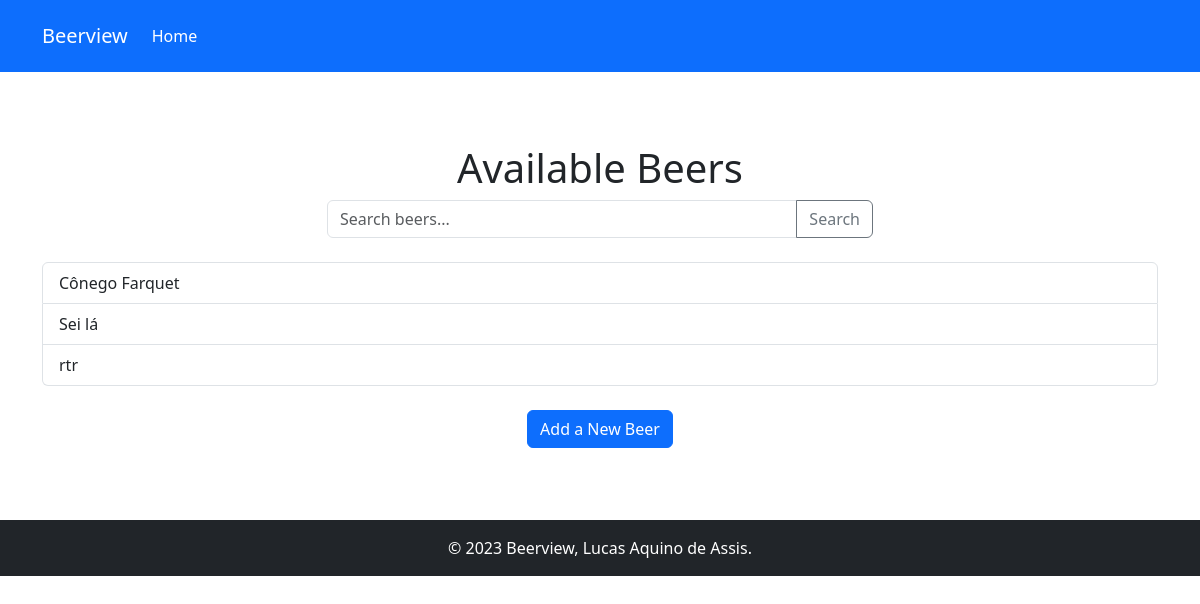
The app's page /, older data.
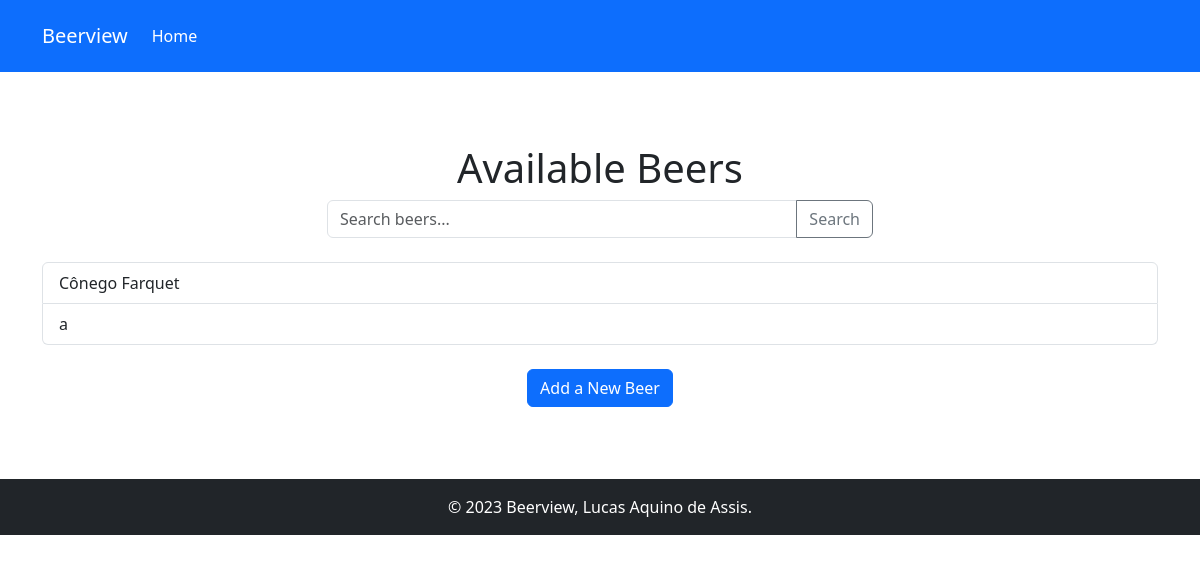
The same page, newer data.
### beerview/models.py (models this page shows, shortened)
class Beer(models.Model):
    name = models.CharField(max_length=200)
    brewery = models.ForeignKey(
        Brewery,
        on_delete=models.CASCADE,
        related_name="beers"
    )
    style = models.ForeignKey(
        BeerStyle,
        on_delete=models.SET_NULL,
        null=True,
        related_name="beers"
    )
    abv = models.DecimalField(
        _("ABV"),
        max_digits=3,
        decimal_places=1,
        help_text=_("Alcohol By Volume"),
        validators=[MinValueValidator(Decimal('0.00'))]
    )
    ibu = models.PositiveIntegerField(
        _("IBU"),
        null=True,
        blank=True,
        help_text=_("International Bitterness Units")
    )
    srm = models.PositiveIntegerField(
        _("SRM"),
        null=True,
        blank=True,
        help_text=_("Standard Reference Method - color")
    )
    description = models.TextField(blank=True)

### beerview/views.py (the view)
# urls.py: path("", views.index, name="index"),
def index(request):
    beers = Beer.objects.all()
    context = {
        "beers": beers,
    }
    return render(request, "beerview/index.html", context)

### beerview/templates/beerview/index.html
{% extends 'base_generic.html' %}
{% load django_bootstrap5 %}
{% block content %}
<div class="py-5">
    <h1 class="text-center">Available Beers</h1>
    <div class="row justify-content-center mb-4">
        <div class="col-md-6">
            <form method="get" action="{% url 'search_beers' %}" class="input-group">
                <input type="text" name="q" class="form-control" placeholder="Search beers...">
                <button class="btn btn-outline-secondary" type="submit">Search</button>
            </form>
        </div>
    </div>
    {% if beers %}
        <div class="list-group">
        {% for beer in beers %}
            <a href="{% url 'beer_details' beer.id %}" class="list-group-item list-group-item-action">{{ beer.name }}</a>
        {% endfor %}
        </div>
    {% else %}
        <p class="text-center">No beers are available.</p>
    {% endif %}
    <div class="text-center mt-4">
        <a href="{% url 'add_beer' %}" class="btn btn-primary">Add a New Beer</a>
    </div>
</div>
{% endblock %}

### beerview/templates/base_generic.html (shortened to what this page needs)
{% load django_bootstrap5 %}
<!DOCTYPE html>
<html lang="en">
<head>
    {% bootstrap_css %}
</head>
<body>
<header class="bg-primary py-2">
    <nav class="navbar navbar-expand-lg navbar-dark bg-primary">
        <div class="container">
            <a class="navbar-brand" href="{% url 'index' %}">Beerview</a>
            <div class="collapse navbar-collapse" id="navbarNav">
                <ul class="navbar-nav">
                    <li class="nav-item">
                        <a class="nav-link active" aria-current="page" href="{% url 'index' %}">Home</a>
                    </li>
                </ul>
            </div>
        </div>
    </nav>
</header>
<main class="container mt-4">
    {% block content %}
    {% endblock %}
</main>
<footer class="bg-dark text-white text-center py-3 mt-4">
    <div class="container">
        &copy; {% now "Y" %} Beerview, Lucas Aquino de Assis.
    </div>
</footer>
</body>
</html>

Row changes from the older to the newer data that the page shows:
removed Beer: name "Sei lá"
removed Beer: name "rtr"
added Beer: name "a"
